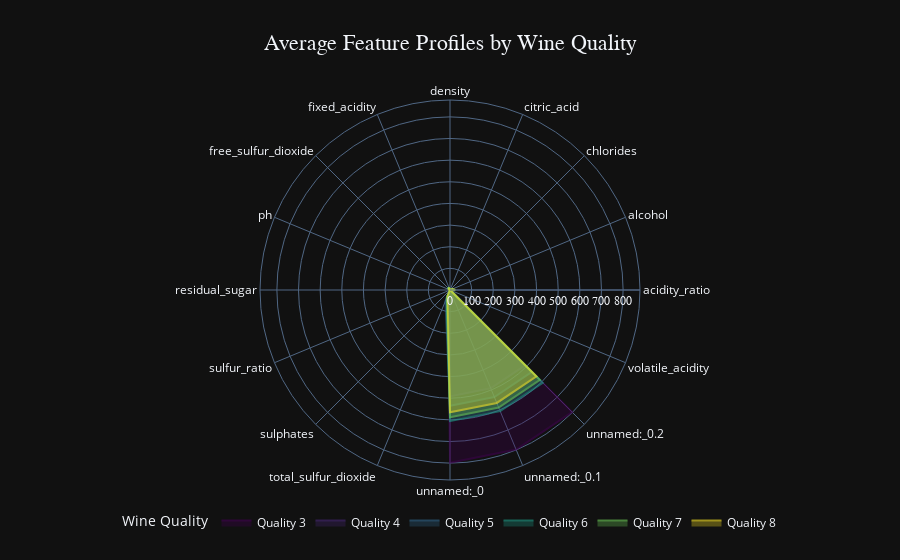

Here is the notebook cell this chart was saved with:
### Code cell
import plotly.graph_objects as go
import plotly.express as px
mean_profile = df.groupby('quality')[X_test.columns].mean()
categories = list(mean_profile.columns)
colors = px.colors.sequential.Viridis
num_qualities = len(mean_profile.index)
color_indices = np.linspace(0, len(colors)-1, num_qualities).astype(int)
fig = go.Figure()
for idx, q in enumerate(mean_profile.index):
    values = mean_profile.loc[q].tolist()
    values += [values[0]] 
    fig.add_trace(go.Scatterpolar(
        r=values,
        theta=categories + [categories[0]],
        fill='toself',
        name=f'Quality {q}',
        line=dict(color=colors[color_indices[idx]], width=2),
        opacity=0.6,
        hovertemplate='%{theta}: %{r}<extra></extra>'
    ))
fig.update_layout(
    title=dict(
        text="Average Feature Profiles by Wine Quality",
        x=0.5,
        font=dict(size=22, family='Arial Black')
    ),
    polar=dict(
        radialaxis=dict(visible=True, range=[0, mean_profile.max().max()*1.1],
                        tickfont=dict(size=12, family='Arial')),
        angularaxis=dict(tickfont=dict(size=12))
    ),
    legend=dict(
        title='Wine Quality',
        font=dict(size=12),
        orientation='h',
        yanchor='bottom',
        y=-0.15,
        xanchor='center',
        x=0.5
    ),
    showlegend=True,
    template='plotly_dark'
)
fig.show()

### Figure 1 — Plotly figure (JSON) as saved in the notebook; plotly's stock layout.template omitted (floating-point values rounded to 4 significant figures)
{"data": [{"fill": "toself", "hovertemplate": "%{theta}: %{r}<extra></extra>", "line": {"color": "#440154", "width": 2}, "name": "Quality 3", "opacity": 0.6, "r": [11.04, 9.692, 0.1053, 0.2117, 0.9977, 8.45, 8.167, 3.362, 2.667, 0.3672, 0.55, 24.5, 798.2, 798.2, 798.2, 798.2, 798.2, 798.2, 0.8975, 11.04], "theta": ["acidity_ratio", "alcohol", "chlorides", "citric_acid", "density", "fixed_acidity", "free_sulfur_dioxide", "ph", "residual_sugar", "sulfur_ratio", "sulphates", "total_sulfur_dioxide", "unnamed:_0", "unnamed:_0", "unnamed:_0", "unnamed:_0", "unnamed:_0.1", "unnamed:_0.2", "volatile_acidity", "acidity_ratio"], "type": "scatterpolar"}, {"fill": "toself", "hovertemplate": "%{theta}: %{r}<extra></extra>", "line": {"color": "#482878", "width": 2}, "name": "Quality 4", "opacity": 0.6, "r": [12.54, 10.26, 0.09479, 0.1658, 0.9967, 7.809, 14.85, 3.391, 2.567, 0.4122, 0.6379, 40.61, 491.7, 491.7, 491.7, 491.7, 491.7, 491.7, 0.7, 12.54], "theta": ["acidity_ratio", "alcohol", "chlorides", "citric_acid", "density", "fixed_acidity", "free_sulfur_dioxide", "ph", "residual_sugar", "sulfur_ratio", "sulphates", "total_sulfur_dioxide", "unnamed:_0", "unnamed:_0", "unnamed:_0", "unnamed:_0", "unnamed:_0.1", "unnamed:_0.2", "volatile_acidity", "acidity_ratio"], "type": "scatterpolar"}, {"fill": "toself", "hovertemplate": "%{theta}: %{r}<extra></extra>", "line": {"color": "#31688e", "width": 2}, "name": "Quality 5", "opacity": 0.6, "r": [15.44, 9.902, 0.09177, 0.2401, 0.9971, 8.161, 16.61, 3.302, 2.54, 0.3377, 0.6134, 55.3, 535.3, 535.3, 535.3, 535.3, 535.3, 535.3, 0.5853, 15.44], "theta": ["acidity_ratio", "alcohol", "chlorides", "citric_acid", "density", "fixed_acidity", "free_sulfur_dioxide", "ph", "residual_sugar", "sulfur_ratio", "sulphates", "total_sulfur_dioxide", "unnamed:_0", "unnamed:_0", "unnamed:_0", "unnamed:_0", "unnamed:_0.1", "unnamed:_0.2", "volatile_acidity", "acidity_ratio"], "type": "scatterpolar"}, {"fill": "toself", "hovertemplate": "%{theta}: %{r}<extra></extra>", "line": {"color": "#1f9e89", "width": 2}, "name": "Quality 6", "opacity": 0.6, "r": [18.81, 10.66, 0.08528, 0.2637, 0.9966, 8.318, 15.22, 3.324, 2.445, 0.4067, 0.6765, 39.94, 606.1, 606.1, 606.1, 606.1, 606.1, 606.1, 0.505, 18.81], "theta": ["acidity_ratio", "alcohol", "chlorides", "citric_acid", "density", "fixed_acidity", "free_sulfur_dioxide", "ph", "residual_sugar", "sulfur_ratio", "sulphates", "total_sulfur_dioxide", "unnamed:_0", "unnamed:_0", "unnamed:_0", "unnamed:_0", "unnamed:_0.1", "unnamed:_0.2", "volatile_acidity", "acidity_ratio"], "type": "scatterpolar"}, {"fill": "toself", "hovertemplate": "%{theta}: %{r}<extra></extra>", "line": {"color": "#6ece58", "width": 2}, "name": "Quality 7", "opacity": 0.6, "r": [25.6, 11.48, 0.07522, 0.3866, 0.9961, 8.851, 14.54, 3.287, 2.76, 0.432, 0.7436, 37.49, 587.7, 587.7, 587.7, 587.7, 587.7, 587.7, 0.3937, 25.6], "theta": ["acidity_ratio", "alcohol", "chlorides", "citric_acid", "density", "fixed_acidity", "free_sulfur_dioxide", "ph", "residual_sugar", "sulfur_ratio", "sulphates", "total_sulfur_dioxide", "unnamed:_0", "unnamed:_0", "unnamed:_0", "unnamed:_0", "unnamed:_0.1", "unnamed:_0.2", "volatile_acidity", "acidity_ratio"], "type": "scatterpolar"}, {"fill": "toself", "hovertemplate": "%{theta}: %{r}<extra></extra>", "line": {"color": "#fde725", "width": 2}, "name": "Quality 8", "opacity": 0.6, "r": [23.89, 11.94, 0.07019, 0.4325, 0.9956, 8.806, 11.06, 3.241, 2.644, 0.3899, 0.7662, 29.38, 564.9, 564.9, 564.9, 564.9, 564.9, 564.9, 0.41, 23.89], "theta": ["acidity_ratio", "alcohol", "chlorides", "citric_acid", "density", "fixed_acidity", "free_sulfur_dioxide", "ph", "residual_sugar", "sulfur_ratio", "sulphates", "total_sulfur_dioxide", "unnamed:_0", "unnamed:_0", "unnamed:_0", "unnamed:_0", "unnamed:_0.1", "unnamed:_0.2", "volatile_acidity", "acidity_ratio"], "type": "scatterpolar"}], "layout": {"legend": {"font": {"size": 12}, "orientation": "h", "title": {"text": "Wine Quality"}, "x": 0.5, "xanchor": "center", "y": -0.15, "yanchor": "bottom"}, "polar": {"angularaxis": {"tickfont": {"size": 12}}, "radialaxis": {"range": [0, 878.0], "tickfont": {"family": "Arial", "size": 12}, "visible": true}}, "showlegend": true, "title": {"font": {"family": "Arial Black", "size": 22}, "text": "Average Feature Profiles by Wine Quality", "x": 0.5}}}
